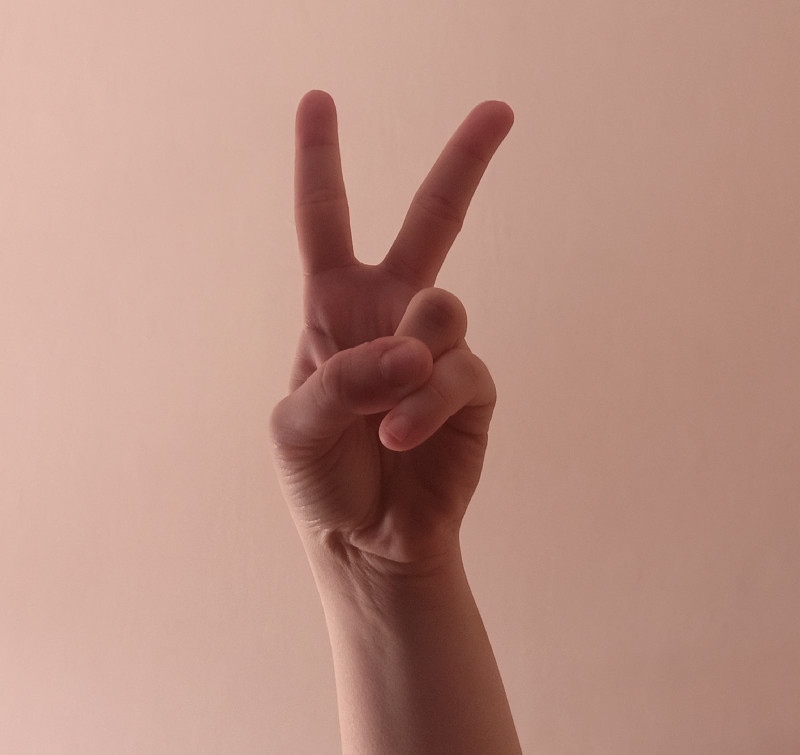
#> input picture test/peace.png, 1600 x 1510 px (shown at 1/2 size)
$ jupyter execute main1.ipynb
#> lines starting #> are read from the running program, lines starting #| are printed output that depends on the picture; after the words box and inside, x2 and y2 are one past the last pixel; in counts of white or black regions, pixels touching at a corner belong together
[cell 1]
import cv2
import imutils
import numpy as np
from sklearn.metrics import pairwise

import os
import warnings
import keras
import matplotlib.pyplot as plt
import matplotlib.style as style
import pandas as pd
from PIL import Image
from keras import models, layers, optimizers
from keras.layers import Dense, Dropout, Flatten
from keras.models import Model
from keras.callbacks import EarlyStopping, ModelCheckpoint
from keras.applications import VGG16
from keras.preprocessing import image as image_utils
from keras.preprocessing.image import ImageDataGenerator
from keras.utils import to_categorical
from sklearn.metrics import classification_report, confusion_matrix
from sklearn.model_selection import train_test_split

[cell 2]
# global variable
bg = None

[cell 3]
# ---------------------------------------------
# To segment the region of hand in the image
# ---------------------------------------------
def segment(image, grayimage, threshold=100):
    # threshold the image to get the foreground which is the hand
    thresholded = cv2.threshold(grayimage, threshold, 255, cv2.THRESH_BINARY)[1]

    # [7 lines of commented-out code are left out]
    (cnts, _) = cv2.findContours(thresholded.copy(), cv2.RETR_EXTERNAL, cv2.CHAIN_APPROX_SIMPLE)

    # return None, if no contours detected
    if len(cnts) == 0:
        return
    else:
        # based on contour area, get the maximum contour which is the hand
        segmented = max(cnts, key=cv2.contourArea)

        return (thresholded, segmented)

[cell 4]
# --------------------------------------------------------------
# To count the number of fingers in the segmented hand region
# --------------------------------------------------------------
def count(image, thresholded, segmented):
    # find the convex hull of the segmented hand region
    # which is the maximum contour with respect to area
    chull = cv2.convexHull(segmented)

    # find the most extreme points in the convex hull
    extreme_top = tuple(chull[chull[:, :, 1].argmin()][0])
    extreme_bottom = tuple(chull[chull[:, :, 1].argmax()][0])
    extreme_left = tuple(chull[chull[:, :, 0].argmin()][0])
    extreme_right = tuple(chull[chull[:, :, 0].argmax()][0])

    # find the center of the palm
    cX = int((extreme_left[0] + extreme_right[0]) / 2)
    cY = int((extreme_top[1] + extreme_bottom[1]) / 2)

    # find the maximum euclidean distance between the center of the palm
    # and the most extreme points of the convex hull
    distances = pairwise.euclidean_distances([(cX, cY)], Y=[extreme_left, extreme_right, extreme_top, extreme_bottom])[
        0]
    max_distance = distances[distances.argmax()]

    # calculate the radius of the circle with 80% of the max euclidean distance obtained
    radius = int(0.8 * max_distance)

    # find the circumference of the circle
    circumference = (2 * np.pi * radius)

    # initialize circular_roi with same shape as thresholded image
    circular_roi = np.zeros(thresholded.shape[:2], dtype="uint8")

    # draw the circular ROI with radius and center point of convex hull calculated above
    cv2.circle(circular_roi, (cX, cY), radius, 255, 1)

    # take bit-wise AND between thresholded hand using the circular ROI as the mask
    # which gives the cuts obtained using mask on the thresholded hand image
    circular_roi = cv2.bitwise_and(thresholded, thresholded, mask=circular_roi)

    # compute the contours in the circular ROI
    (cnts, _) = cv2.findContours(circular_roi.copy(), cv2.RETR_EXTERNAL, cv2.CHAIN_APPROX_NONE)

    count = 0
    # approach 1 - eliminating wrist
    # cntsSorted = sorted(cnts, key=lambda x: cv2.contourArea(x))
    # print(len(cntsSorted[1:])) # gives the count of fingers

    # approach 2 - eliminating wrist
    # loop through the contours found
    for i, c in enumerate(cnts):

        # compute the bounding box of the contour
        (x, y, w, h) = cv2.boundingRect(c)

        # increment the count of fingers only if -
        # 1. The contour region is not the wrist (bottom area)
        # 2. The number of points along the contour does not exceed
        #     25% of the circumference of the circular ROI
        if ((cY + (cY * 0.25)) > (y + h)) and ((circumference * 0.25) > c.shape[0]):
            count += 1

    return count

[cell 5]
frame = cv2.imread('test/peace.png')
#> frame is the input picture: shape (1510, 1600, 3); mean B, G, R 130.5, 143.4, 184.8
frame = imutils.resize(frame, width=500)
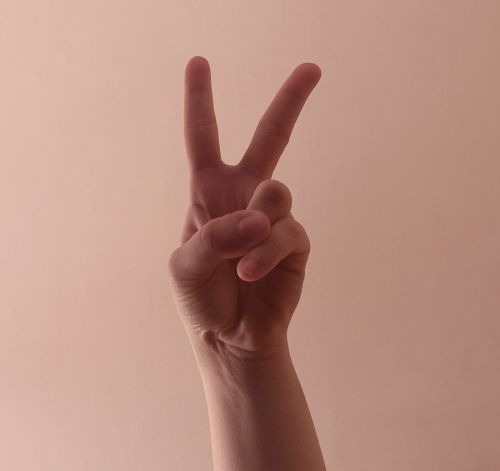
#> frame: shape (471, 500, 3); mean B, G, R 130.5, 143.4, 184.8
clone = frame.copy()
(height, width) = frame.shape[:2]
#> height = 471; width = 500

[cell 6]
# convert the frame to grayscale and blur it
grey = cv2.cvtColor(frame, cv2.COLOR_BGR2GRAY)
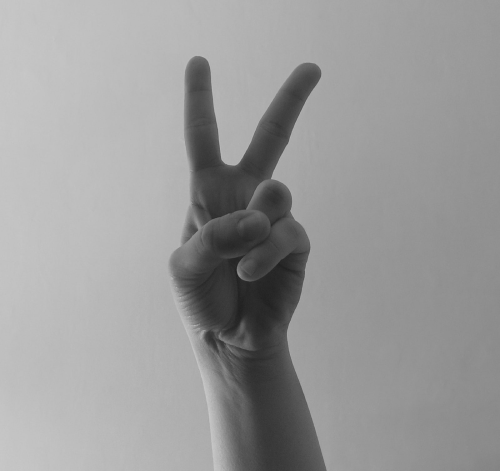
#> grey: shape (471, 500); min 32, max 200, mean 154.4
grey = cv2.GaussianBlur(grey, (7, 7), 0)
plt.imshow(grey)

[cell 7]
# segment the hand region
hand = segment(clone, grey)
#> in segment, `thresholded = cv2.threshold(grayimage, threshold, 255, cv2.THRESH_BINA..`:
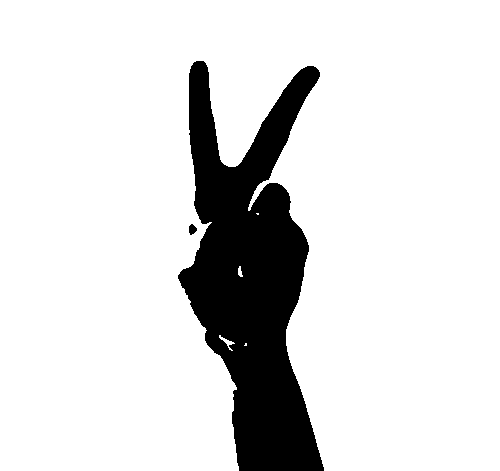
#> thresholded: shape (471, 500); 86.3% white; 2 black regions
#> in segment, `(cnts, _) = cv2.findContours(thresholded.copy(), cv2.RETR_EXTERNAL, cv..`: cnts = 5 contours, 2 with area under 20; largest, box (x1, y1, x2, y2) and area: (0, 0, 500, 471) 201771, (219, 335, 235, 351) 44, (238, 266, 243, 277) 24
#> in segment, `segmented = max(cnts, key=cv2.contourArea)`: segmented = contour of 611 points, box (x1, y1, x2, y2) (0, 0, 500, 471), area 201771

if hand is not None:
    # if yes, unpack the thresholded image and segmented contour
    (thresholded, segmented) = hand

    # show countours
    canvas = np.zeros_like(clone)
    cv2.drawContours(canvas , segmented, -1, (100, 255, 100), 3)
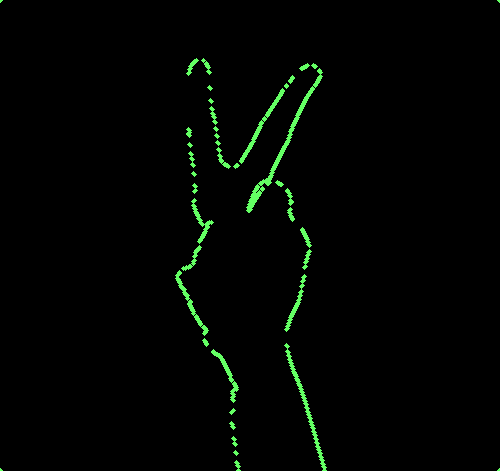
#> canvas: shape (471, 500, 3); mean of channels 0, 1, 2 1.7, 4.4, 1.7; drawn as B, G, R

    plt.imshow(canvas)

    # count the number of fingers
    fingers = count(clone, thresholded, segmented)
#> in count, `chull = cv2.convexHull(segmented)`: chull = [[499, 0], [499, 470], [0, 470], [0, 0]]
#> in count, `extreme_top = tuple(chull[chull[:, :, 1].argmin()][0])`: extreme_top = (499, 0)
#> in count, `extreme_bottom = tuple(chull[chull[:, :, 1].argmax()][0])`: extreme_bottom = (499, 470)
#> in count, `extreme_left = tuple(chull[chull[:, :, 0].argmin()][0])`: extreme_left = (0, 470)
#> in count, `extreme_right = tuple(chull[chull[:, :, 0].argmax()][0])`: extreme_right = (499, 0)
#> in count, `cX = int((extreme_left[0] + extreme_right[0]) / 2)`: cX = 249
#> in count, `cY = int((extreme_top[1] + extreme_bottom[1]) / 2)`: cY = 235
#> in count, `distances = pairwise.euclidean_distances([(cX, cY)], Y=[extreme_left, ..`: distances = [342.4, 343.1, 343.1, 343.1]
#> in count, `max_distance = distances[distances.argmax()]`: max_distance = 343.1
#> in count, `radius = int(0.8 * max_distance)`: radius = 274
#> in count, `circumference = (2 * np.pi * radius)`: circumference = 1721.6
#> in count, `cv2.circle(circular_roi, (cX, cY), radius, 255, 1)`:
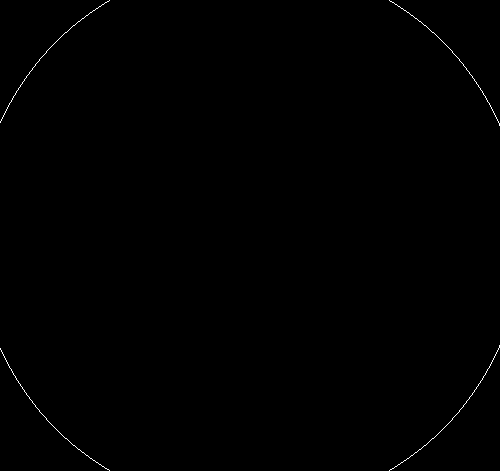
#> circular_roi: shape (471, 500); 0.23% white in thin lines or dots
#> in count, `(cnts, _) = cv2.findContours(circular_roi.copy(), cv2.RETR_EXTERNAL, c..`: cnts = 4 contours, all with area under 20
#> the loop in count, `for i, c in enumerate(cnts):` made 4 passes
#> (x, y, w, h, count) on passes 3 to 4: (389, 0, 111, 126, 1), (0, 0, 110, 123, 2)
#> (x, y, w, h) on passes 1 to 2: (0, 348, 110, 123), (389, 345, 111, 126)
#> after the loop in count, `for i, c in enumerate(cnts):`: count = 2
#> fingers = 2
    print(fingers)
#| 2

    cv2.putText(clone, "This is " + str(fingers), (70, 45), cv2.FONT_HERSHEY_SIMPLEX, 1, (0, 0, 255), 2)
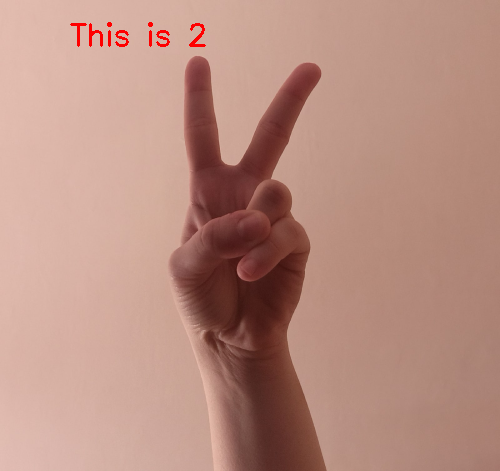
#> clone: shape (471, 500, 3); 0.33% of pixels changed, all inside (x1, y1, x2, y2) = (70, 22, 206, 47)

$ run again, with test/palm.png copied over test/peace.png
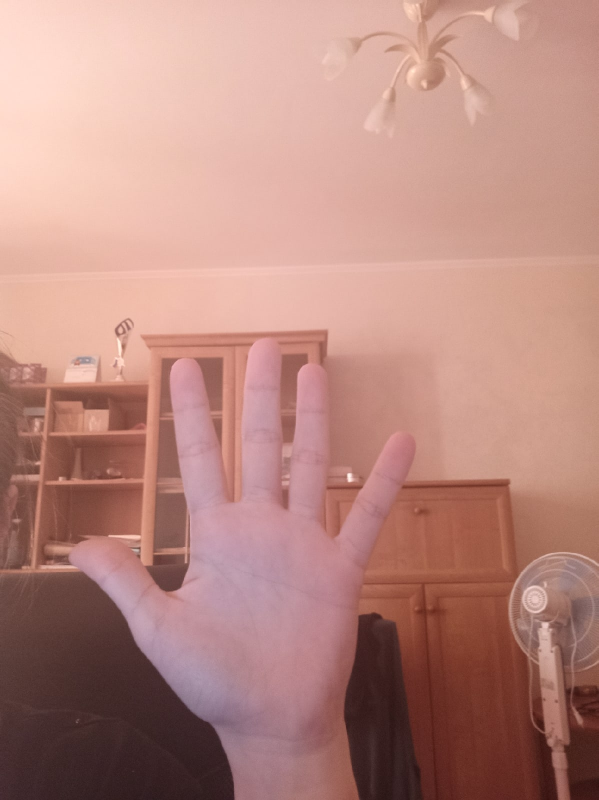
#> input picture test/palm.png, 1197 x 1600 px (shown at 1/2 size)
#> frame is the input picture: shape (1600, 1197, 3); mean B, G, R 127.8, 136.6, 183.9
#> frame: shape (668, 500, 3)
#> in segment, `thresholded = cv2.threshold(grayimage, threshold, 255, cv2.THRESH_BINA..`:
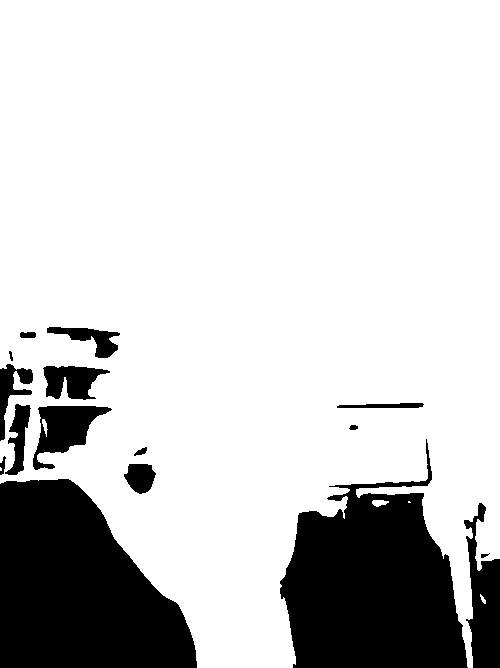
#> thresholded: shape (668, 500); 80.5% white; 16 black regions
#> in segment, `(cnts, _) = cv2.findContours(thresholded.copy(), cv2.RETR_EXTERNAL, cv..`: cnts = 5 contours, 3 with area under 20; largest, box (x1, y1, x2, y2) and area: (0, 0, 500, 668) 273952, (372, 500, 389, 507) 64
#> in segment, `segmented = max(cnts, key=cv2.contourArea)`: segmented = contour of 610 points, box (x1, y1, x2, y2) (0, 0, 500, 668), area 273952
#> chull = [[499, 0], [499, 558], [472, 667], [197, 667], [0, 483], [0, 0]]
#> extreme_top = (499, 0)
#> extreme_bottom = (472, 667)
#> extreme_left = (0, 483)
#> extreme_right = (499, 0)
#> cX = 249
#> cY = 333
#> distances = [290.7, 416.4, 416.4, 401.6]
#> max_distance = 416.4
#> radius = 333
#> circumference = 2092.3
#> in count, `(cnts, _) = cv2.findContours(circular_roi.copy(), cv2.RETR_EXTERNAL, c..`: cnts = 4 contours, all with area under 20
#> the loop in count, `for i, c in enumerate(cnts):` made 4 passes
#> (x, y, w, h) on passes 1 to 4: (197, 661, 99, 6), (454, 582, 17, 14), (493, 552, 7, 8), (0, 0, 500, 115)
#> after the loop in count, `for i, c in enumerate(cnts):`: count = 0
#| 0
#> `cv2.putText(clone, "This is " + str(fingers), (70, 45), cv2.FONT_HERSH..`:
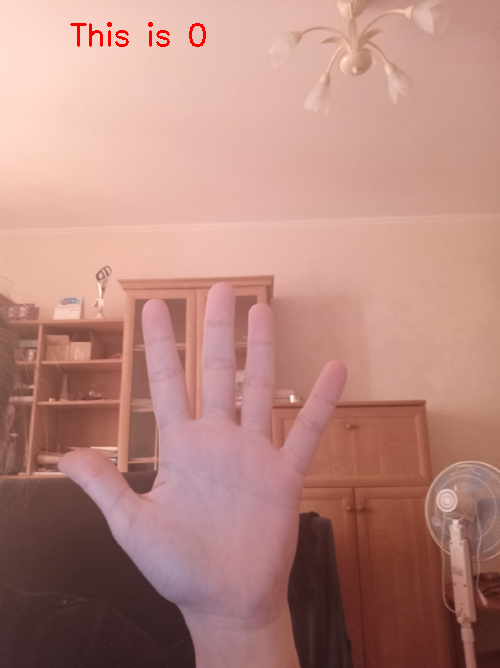
#> clone: shape (668, 500, 3); mean B, G, R 127.3, 136.2, 183.9
